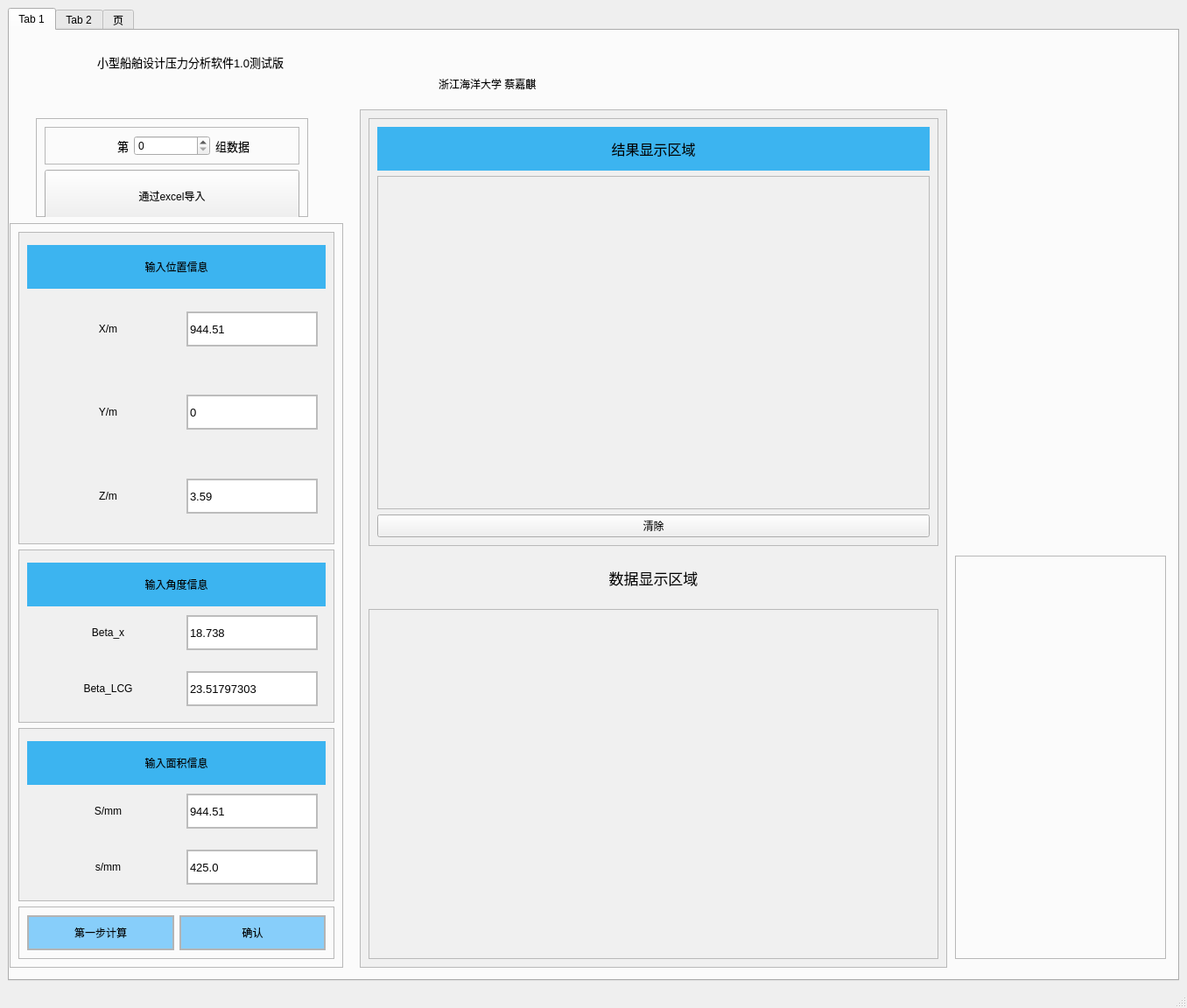
<?xml version="1.0" encoding="UTF-8"?>
<ui version="4.0">
 <class>MainWindow</class>
 <widget class="QMainWindow" name="MainWindow">
  <property name="geometry">
   <rect>
    <x>0</x>
    <y>0</y>
    <width>1356</width>
    <height>1152</height>
   </rect>
  </property>
  <property name="windowTitle">
   <string>MainWindow</string>
  </property>
  <widget class="QWidget" name="centralwidget">
   <layout class="QGridLayout" name="gridLayout">
    <item row="0" column="0">
     <widget class="QTabWidget" name="tabWidget">
      <property name="minimumSize">
       <size>
        <width>0</width>
        <height>30</height>
       </size>
      </property>
      <property name="currentIndex">
       <number>0</number>
      </property>
      <widget class="QWidget" name="tab">
       <attribute name="title">
        <string>Tab 1</string>
       </attribute>
       <widget class="QWidget" name="widget" native="true">
        <property name="geometry">
         <rect>
          <x>20</x>
          <y>10</y>
          <width>711</width>
          <height>101</height>
         </rect>
        </property>
        <widget class="QLabel" name="label">
         <property name="geometry">
          <rect>
           <x>470</x>
           <y>40</y>
           <width>231</width>
           <height>21</height>
          </rect>
         </property>
         <property name="text">
          <string>浙江海洋大学 蔡嘉麒</string>
         </property>
        </widget>
        <widget class="QLabel" name="label_2">
         <property name="geometry">
          <rect>
           <x>80</x>
           <y>10</y>
           <width>331</width>
           <height>31</height>
          </rect>
         </property>
         <property name="font">
          <font>
           <pointsize>10</pointsize>
          </font>
         </property>
         <property name="text">
          <string>小型船舶设计压力分析软件1.0测试版</string>
         </property>
        </widget>
       </widget>
       <widget class="QFrame" name="frame_6">
        <property name="geometry">
         <rect>
          <x>0</x>
          <y>220</y>
          <width>381</width>
          <height>851</height>
         </rect>
        </property>
        <property name="frameShape">
         <enum>QFrame::StyledPanel</enum>
        </property>
        <property name="frameShadow">
         <enum>QFrame::Raised</enum>
        </property>
        <layout class="QVBoxLayout" name="verticalLayout_2" stretch="1,0,0,0">
         <item>
          <widget class="QFrame" name="frame">
           <property name="minimumSize">
            <size>
             <width>0</width>
             <height>290</height>
            </size>
           </property>
           <property name="font">
            <font>
             <pointsize>10</pointsize>
            </font>
           </property>
           <property name="styleSheet">
            <string notr="true">background-color: rgb(240, 240, 240);</string>
           </property>
           <property name="frameShape">
            <enum>QFrame::StyledPanel</enum>
           </property>
           <property name="frameShadow">
            <enum>QFrame::Raised</enum>
           </property>
           <layout class="QGridLayout" name="gridLayout_5">
            <item row="0" column="0">
             <widget class="QWidget" name="widget_2" native="true">
              <property name="minimumSize">
               <size>
                <width>0</width>
                <height>50</height>
               </size>
              </property>
              <property name="maximumSize">
               <size>
                <width>16777215</width>
                <height>40</height>
               </size>
              </property>
              <property name="styleSheet">
               <string notr="true">background-color: rgb(60, 180, 240);
</string>
              </property>
              <layout class="QHBoxLayout" name="horizontalLayout">
               <item>
                <widget class="QLabel" name="Poslabel">
                 <property name="minimumSize">
                  <size>
                   <width>0</width>
                   <height>0</height>
                  </size>
                 </property>
                 <property name="styleSheet">
                  <string notr="true">background-color: rgb(60, 180, 240);
</string>
                 </property>
                 <property name="text">
                  <string>输入位置信息</string>
                 </property>
                 <property name="alignment">
                  <set>Qt::AlignCenter</set>
                 </property>
                </widget>
               </item>
              </layout>
             </widget>
            </item>
            <item row="1" column="0">
             <widget class="QWidget" name="widget_5" native="true">
              <layout class="QGridLayout" name="gridLayout_4">
               <item row="0" column="1">
                <widget class="QLineEdit" name="XlineEdit">
                 <property name="minimumSize">
                  <size>
                   <width>150</width>
                   <height>40</height>
                  </size>
                 </property>
                 <property name="maximumSize">
                  <size>
                   <width>100</width>
                   <height>16777215</height>
                  </size>
                 </property>
                 <property name="font">
                  <font>
                   <pointsize>10</pointsize>
                  </font>
                 </property>
                 <property name="styleSheet">
                  <string notr="true">background-color: rgb(255, 255, 255);
                    border: 2px solid rgb(188, 188, 188);</string>
                 </property>
                 <property name="text">
                  <string>944.51</string>
                 </property>
                </widget>
               </item>
               <item row="0" column="0">
                <widget class="QLabel" name="Xlabel">
                 <property name="text">
                  <string>X/m</string>
                 </property>
                 <property name="alignment">
                  <set>Qt::AlignCenter</set>
                 </property>
                </widget>
               </item>
              </layout>
             </widget>
            </item>
            <item row="2" column="0">
             <widget class="QWidget" name="widget_4" native="true">
              <property name="minimumSize">
               <size>
                <width>100</width>
                <height>0</height>
               </size>
              </property>
              <layout class="QGridLayout" name="gridLayout_3">
               <item row="0" column="1">
                <widget class="QLineEdit" name="YlineEdit">
                 <property name="minimumSize">
                  <size>
                   <width>150</width>
                   <height>40</height>
                  </size>
                 </property>
                 <property name="maximumSize">
                  <size>
                   <width>100</width>
                   <height>16777215</height>
                  </size>
                 </property>
                 <property name="font">
                  <font>
                   <pointsize>10</pointsize>
                  </font>
                 </property>
                 <property name="styleSheet">
                  <string notr="true">background-color: rgb(255, 255, 255);
                    border: 2px solid rgb(188, 188, 188);</string>
                 </property>
                 <property name="text">
                  <string>0</string>
                 </property>
                </widget>
               </item>
               <item row="0" column="0">
                <widget class="QLabel" name="Ylabel">
                 <property name="text">
                  <string>Y/m</string>
                 </property>
                 <property name="alignment">
                  <set>Qt::AlignCenter</set>
                 </property>
                </widget>
               </item>
              </layout>
             </widget>
            </item>
            <item row="3" column="0">
             <widget class="QWidget" name="widget_3" native="true">
              <layout class="QGridLayout" name="gridLayout_2">
               <item row="0" column="0">
                <widget class="QLabel" name="Zlabel">
                 <property name="text">
                  <string>Z/m</string>
                 </property>
                 <property name="alignment">
                  <set>Qt::AlignCenter</set>
                 </property>
                </widget>
               </item>
               <item row="0" column="1">
                <widget class="QLineEdit" name="ZlineEdit">
                 <property name="minimumSize">
                  <size>
                   <width>150</width>
                   <height>40</height>
                  </size>
                 </property>
                 <property name="maximumSize">
                  <size>
                   <width>100</width>
                   <height>16777215</height>
                  </size>
                 </property>
                 <property name="font">
                  <font>
                   <pointsize>10</pointsize>
                  </font>
                 </property>
                 <property name="styleSheet">
                  <string notr="true">background-color: rgb(255, 255, 255);
                    border: 2px solid rgb(188, 188, 188);</string>
                 </property>
                 <property name="text">
                  <string>3.59</string>
                 </property>
                </widget>
               </item>
              </layout>
             </widget>
            </item>
           </layout>
          </widget>
         </item>
         <item>
          <widget class="QFrame" name="frame_7">
           <property name="font">
            <font>
             <pointsize>10</pointsize>
            </font>
           </property>
           <property name="styleSheet">
            <string notr="true">background-color: rgb(240, 240, 240);</string>
           </property>
           <property name="frameShape">
            <enum>QFrame::StyledPanel</enum>
           </property>
           <property name="frameShadow">
            <enum>QFrame::Raised</enum>
           </property>
           <layout class="QGridLayout" name="gridLayout_14">
            <item row="2" column="0">
             <widget class="QWidget" name="widget_16" native="true">
              <property name="minimumSize">
               <size>
                <width>100</width>
                <height>0</height>
               </size>
              </property>
              <layout class="QGridLayout" name="gridLayout_16">
               <item row="0" column="1">
                <widget class="QLineEdit" name="Beta_LCGprinicipallineEdit">
                 <property name="minimumSize">
                  <size>
                   <width>150</width>
                   <height>40</height>
                  </size>
                 </property>
                 <property name="maximumSize">
                  <size>
                   <width>100</width>
                   <height>16777215</height>
                  </size>
                 </property>
                 <property name="font">
                  <font>
                   <pointsize>10</pointsize>
                  </font>
                 </property>
                 <property name="styleSheet">
                  <string notr="true">background-color: rgb(255, 255, 255);
                    border: 2px solid rgb(188, 188, 188);</string>
                 </property>
                 <property name="text">
                  <string>23.51797303</string>
                 </property>
                </widget>
               </item>
               <item row="0" column="0">
                <widget class="QLabel" name="Beta_LCGlabel">
                 <property name="text">
                  <string>Beta_LCG</string>
                 </property>
                 <property name="alignment">
                  <set>Qt::AlignCenter</set>
                 </property>
                </widget>
               </item>
              </layout>
             </widget>
            </item>
            <item row="0" column="0">
             <widget class="QWidget" name="widget_14" native="true">
              <property name="minimumSize">
               <size>
                <width>0</width>
                <height>50</height>
               </size>
              </property>
              <property name="maximumSize">
               <size>
                <width>16777215</width>
                <height>40</height>
               </size>
              </property>
              <property name="styleSheet">
               <string notr="true">background-color: rgb(60, 180, 240);
</string>
              </property>
              <layout class="QHBoxLayout" name="horizontalLayout_5">
               <item>
                <widget class="QLabel" name="Poslabel_3">
                 <property name="minimumSize">
                  <size>
                   <width>0</width>
                   <height>0</height>
                  </size>
                 </property>
                 <property name="styleSheet">
                  <string notr="true"/>
                 </property>
                 <property name="text">
                  <string>输入角度信息</string>
                 </property>
                 <property name="alignment">
                  <set>Qt::AlignCenter</set>
                 </property>
                </widget>
               </item>
              </layout>
             </widget>
            </item>
            <item row="1" column="0">
             <widget class="QWidget" name="widget_15" native="true">
              <layout class="QGridLayout" name="gridLayout_15">
               <item row="0" column="1">
                <widget class="QLineEdit" name="Beta_xPrinicipallineEdit">
                 <property name="minimumSize">
                  <size>
                   <width>150</width>
                   <height>40</height>
                  </size>
                 </property>
                 <property name="maximumSize">
                  <size>
                   <width>100</width>
                   <height>16777215</height>
                  </size>
                 </property>
                 <property name="font">
                  <font>
                   <pointsize>10</pointsize>
                  </font>
                 </property>
                 <property name="styleSheet">
                  <string notr="true">background-color: rgb(255, 255, 255);
                    border: 2px solid rgb(188, 188, 188);</string>
                 </property>
                 <property name="text">
                  <string>18.738</string>
                 </property>
                </widget>
               </item>
               <item row="0" column="0">
                <widget class="QLabel" name="Beta_xlabel">
                 <property name="text">
                  <string>Beta_x</string>
                 </property>
                 <property name="alignment">
                  <set>Qt::AlignCenter</set>
                 </property>
                </widget>
               </item>
              </layout>
             </widget>
            </item>
           </layout>
          </widget>
         </item>
         <item>
          <widget class="QFrame" name="frame_8">
           <property name="font">
            <font>
             <pointsize>10</pointsize>
            </font>
           </property>
           <property name="styleSheet">
            <string notr="true">background-color: rgb(240, 240, 240);</string>
           </property>
           <property name="frameShape">
            <enum>QFrame::StyledPanel</enum>
           </property>
           <property name="frameShadow">
            <enum>QFrame::Raised</enum>
           </property>
           <layout class="QGridLayout" name="gridLayout_17">
            <item row="2" column="0">
             <widget class="QWidget" name="widget_17" native="true">
              <property name="minimumSize">
               <size>
                <width>100</width>
                <height>0</height>
               </size>
              </property>
              <layout class="QGridLayout" name="gridLayout_18">
               <item row="0" column="1">
                <widget class="QLineEdit" name="s_mmprinicipallineEdit">
                 <property name="minimumSize">
                  <size>
                   <width>150</width>
                   <height>40</height>
                  </size>
                 </property>
                 <property name="maximumSize">
                  <size>
                   <width>100</width>
                   <height>16777215</height>
                  </size>
                 </property>
                 <property name="font">
                  <font>
                   <pointsize>10</pointsize>
                  </font>
                 </property>
                 <property name="styleSheet">
                  <string notr="true">background-color: rgb(255, 255, 255);
                    border: 2px solid rgb(188, 188, 188);</string>
                 </property>
                 <property name="text">
                  <string>425.0</string>
                 </property>
                </widget>
               </item>
               <item row="0" column="0">
                <widget class="QLabel" name="s_mmlabel">
                 <property name="text">
                  <string>s/mm</string>
                 </property>
                 <property name="alignment">
                  <set>Qt::AlignCenter</set>
                 </property>
                </widget>
               </item>
              </layout>
             </widget>
            </item>
            <item row="0" column="0">
             <widget class="QWidget" name="widget_18" native="true">
              <property name="minimumSize">
               <size>
                <width>0</width>
                <height>50</height>
               </size>
              </property>
              <property name="maximumSize">
               <size>
                <width>16777215</width>
                <height>40</height>
               </size>
              </property>
              <property name="styleSheet">
               <string notr="true">background-color: rgb(60, 180, 240);
</string>
              </property>
              <layout class="QHBoxLayout" name="horizontalLayout_6">
               <item>
                <widget class="QLabel" name="Poslabel_4">
                 <property name="minimumSize">
                  <size>
                   <width>0</width>
                   <height>0</height>
                  </size>
                 </property>
                 <property name="text">
                  <string>输入面积信息</string>
                 </property>
                 <property name="alignment">
                  <set>Qt::AlignCenter</set>
                 </property>
                </widget>
               </item>
              </layout>
             </widget>
            </item>
            <item row="1" column="0">
             <widget class="QWidget" name="widget_19" native="true">
              <layout class="QGridLayout" name="gridLayout_19">
               <item row="0" column="1">
                <widget class="QLineEdit" name="S_mmPrinicipallineEdit">
                 <property name="minimumSize">
                  <size>
                   <width>150</width>
                   <height>40</height>
                  </size>
                 </property>
                 <property name="maximumSize">
                  <size>
                   <width>100</width>
                   <height>16777215</height>
                  </size>
                 </property>
                 <property name="font">
                  <font>
                   <pointsize>10</pointsize>
                  </font>
                 </property>
                 <property name="styleSheet">
                  <string notr="true">background-color: rgb(255, 255, 255);
                    border: 2px solid rgb(188, 188, 188);</string>
                 </property>
                 <property name="text">
                  <string>944.51</string>
                 </property>
                </widget>
               </item>
               <item row="0" column="0">
                <widget class="QLabel" name="S_mmlabel">
                 <property name="text">
                  <string>S/mm</string>
                 </property>
                 <property name="alignment">
                  <set>Qt::AlignCenter</set>
                 </property>
                </widget>
               </item>
              </layout>
             </widget>
            </item>
           </layout>
          </widget>
         </item>
         <item>
          <widget class="QFrame" name="frame_5">
           <property name="frameShape">
            <enum>QFrame::StyledPanel</enum>
           </property>
           <property name="frameShadow">
            <enum>QFrame::Raised</enum>
           </property>
           <layout class="QHBoxLayout" name="horizontalLayout_4">
            <item>
             <widget class="QPushButton" name="calculateButton">
              <property name="minimumSize">
               <size>
                <width>0</width>
                <height>40</height>
               </size>
              </property>
              <property name="styleSheet">
               <string notr="true">background-color: rgb(135, 206, 250);
border: 2px solid rgb(180, 180, 180);
border-radius: 10px；
</string>
              </property>
              <property name="text">
               <string>第一步计算</string>
              </property>
             </widget>
            </item>
            <item>
             <widget class="QPushButton" name="dataInputCheck">
              <property name="minimumSize">
               <size>
                <width>0</width>
                <height>40</height>
               </size>
              </property>
              <property name="styleSheet">
               <string notr="true">background-color: rgb(135, 206, 250);
border: 2px solid rgb(180, 180, 180);
border-radius: 10px；
</string>
              </property>
              <property name="text">
               <string>确认</string>
              </property>
             </widget>
            </item>
           </layout>
          </widget>
         </item>
        </layout>
       </widget>
       <widget class="QFrame" name="frame_9">
        <property name="geometry">
         <rect>
          <x>30</x>
          <y>100</y>
          <width>311</width>
          <height>113</height>
         </rect>
        </property>
        <property name="frameShape">
         <enum>QFrame::StyledPanel</enum>
        </property>
        <property name="frameShadow">
         <enum>QFrame::Raised</enum>
        </property>
        <layout class="QVBoxLayout" name="verticalLayout_4">
         <item>
          <widget class="QFrame" name="frame_4">
           <property name="frameShape">
            <enum>QFrame::StyledPanel</enum>
           </property>
           <property name="frameShadow">
            <enum>QFrame::Raised</enum>
           </property>
           <layout class="QHBoxLayout" name="horizontalLayout_3">
            <item>
             <widget class="QLabel" name="label_4">
              <property name="font">
               <font>
                <pointsize>10</pointsize>
               </font>
              </property>
              <property name="text">
               <string>第</string>
              </property>
              <property name="alignment">
               <set>Qt::AlignRight|Qt::AlignTrailing|Qt::AlignVCenter</set>
              </property>
             </widget>
            </item>
            <item>
             <widget class="QSpinBox" name="spinBox"/>
            </item>
            <item>
             <widget class="QLabel" name="label_5">
              <property name="font">
               <font>
                <pointsize>10</pointsize>
               </font>
              </property>
              <property name="text">
               <string>组数据</string>
              </property>
             </widget>
            </item>
           </layout>
          </widget>
         </item>
         <item>
          <widget class="QPushButton" name="pushButton_2">
           <property name="minimumSize">
            <size>
             <width>120</width>
             <height>60</height>
            </size>
           </property>
           <property name="maximumSize">
            <size>
             <width>300</width>
             <height>100</height>
            </size>
           </property>
           <property name="text">
            <string>通过excel导入</string>
           </property>
          </widget>
         </item>
        </layout>
       </widget>
       <widget class="QFrame" name="frame_10">
        <property name="geometry">
         <rect>
          <x>400</x>
          <y>90</y>
          <width>671</width>
          <height>981</height>
         </rect>
        </property>
        <property name="styleSheet">
         <string notr="true">background-color: rgb(240, 240, 240);</string>
        </property>
        <property name="frameShape">
         <enum>QFrame::StyledPanel</enum>
        </property>
        <property name="frameShadow">
         <enum>QFrame::Raised</enum>
        </property>
        <layout class="QVBoxLayout" name="verticalLayout_3">
         <item>
          <widget class="QFrame" name="frame_3">
           <property name="frameShape">
            <enum>QFrame::StyledPanel</enum>
           </property>
           <property name="frameShadow">
            <enum>QFrame::Raised</enum>
           </property>
           <layout class="QGridLayout" name="gridLayout_6">
            <item row="3" column="0">
             <widget class="QPushButton" name="pushButton">
              <property name="text">
               <string>清除</string>
              </property>
             </widget>
            </item>
            <item row="0" column="0">
             <widget class="QLabel" name="label_3">
              <property name="minimumSize">
               <size>
                <width>0</width>
                <height>50</height>
               </size>
              </property>
              <property name="font">
               <font>
                <pointsize>12</pointsize>
               </font>
              </property>
              <property name="styleSheet">
               <string notr="true">background-color: rgb(60, 180, 240);
</string>
              </property>
              <property name="text">
               <string>结果显示区域</string>
              </property>
              <property name="alignment">
               <set>Qt::AlignCenter</set>
              </property>
             </widget>
            </item>
            <item row="2" column="0">
             <widget class="QTextBrowser" name="outputText"/>
            </item>
           </layout>
          </widget>
         </item>
         <item>
          <widget class="QLabel" name="label_6">
           <property name="minimumSize">
            <size>
             <width>0</width>
             <height>60</height>
            </size>
           </property>
           <property name="font">
            <font>
             <pointsize>13</pointsize>
            </font>
           </property>
           <property name="text">
            <string>数据显示区域</string>
           </property>
           <property name="alignment">
            <set>Qt::AlignCenter</set>
           </property>
          </widget>
         </item>
         <item>
          <widget class="QFrame" name="frameShowCSV">
           <property name="minimumSize">
            <size>
             <width>0</width>
             <height>400</height>
            </size>
           </property>
           <property name="frameShape">
            <enum>QFrame::StyledPanel</enum>
           </property>
           <property name="frameShadow">
            <enum>QFrame::Raised</enum>
           </property>
          </widget>
         </item>
        </layout>
       </widget>
       <widget class="QFrame" name="frameShowResult">
        <property name="geometry">
         <rect>
          <x>1080</x>
          <y>600</y>
          <width>241</width>
          <height>461</height>
         </rect>
        </property>
        <property name="frameShape">
         <enum>QFrame::StyledPanel</enum>
        </property>
        <property name="frameShadow">
         <enum>QFrame::Raised</enum>
        </property>
       </widget>
      </widget>
      <widget class="QWidget" name="tab_2">
       <attribute name="title">
        <string>Tab 2</string>
       </attribute>
       <widget class="QFrame" name="frame_2">
        <property name="geometry">
         <rect>
          <x>10</x>
          <y>10</y>
          <width>321</width>
          <height>591</height>
         </rect>
        </property>
        <property name="styleSheet">
         <string notr="true">background-color: rgb(240, 240, 240);</string>
        </property>
        <property name="frameShape">
         <enum>QFrame::StyledPanel</enum>
        </property>
        <property name="frameShadow">
         <enum>QFrame::Raised</enum>
        </property>
        <layout class="QVBoxLayout" name="verticalLayout" stretch="1,0,0,0,0,0,0,0">
         <item>
          <widget class="QWidget" name="widget_6" native="true">
           <property name="minimumSize">
            <size>
             <width>0</width>
             <height>40</height>
            </size>
           </property>
           <property name="maximumSize">
            <size>
             <width>16777215</width>
             <height>40</height>
            </size>
           </property>
           <property name="styleSheet">
            <string notr="true">background-color: rgb(124, 227, 255);</string>
           </property>
           <layout class="QHBoxLayout" name="horizontalLayout_2">
            <item>
             <widget class="QLabel" name="Poslabel_2">
              <property name="minimumSize">
               <size>
                <width>0</width>
                <height>0</height>
               </size>
              </property>
              <property name="text">
               <string>参数</string>
              </property>
              <property name="alignment">
               <set>Qt::AlignCenter</set>
              </property>
             </widget>
            </item>
           </layout>
          </widget>
         </item>
         <item>
          <widget class="QWidget" name="widget_7" native="true">
           <layout class="QGridLayout" name="gridLayout_7">
            <item row="0" column="1">
             <widget class="QLineEdit" name="LPrinicipallineEdit">
              <property name="minimumSize">
               <size>
                <width>150</width>
                <height>40</height>
               </size>
              </property>
              <property name="maximumSize">
               <size>
                <width>100</width>
                <height>16777215</height>
               </size>
              </property>
              <property name="styleSheet">
               <string notr="true">background-color: rgb(255, 255, 255);
                    border: 2px solid rgb(188, 188, 188);</string>
              </property>
              <property name="text">
               <string>14.95</string>
              </property>
             </widget>
            </item>
            <item row="0" column="0">
             <widget class="QLabel" name="LPrinicipallabel">
              <property name="text">
               <string>L/m</string>
              </property>
              <property name="alignment">
               <set>Qt::AlignCenter</set>
              </property>
             </widget>
            </item>
           </layout>
          </widget>
         </item>
         <item>
          <widget class="QWidget" name="widget_11" native="true">
           <property name="minimumSize">
            <size>
             <width>100</width>
             <height>0</height>
            </size>
           </property>
           <layout class="QGridLayout" name="gridLayout_11">
            <item row="0" column="1">
             <widget class="QLineEdit" name="DPrinicipallineEdit">
              <property name="minimumSize">
               <size>
                <width>150</width>
                <height>40</height>
               </size>
              </property>
              <property name="maximumSize">
               <size>
                <width>100</width>
                <height>16777215</height>
               </size>
              </property>
              <property name="styleSheet">
               <string notr="true">background-color: rgb(255, 255, 255);
                    border: 2px solid rgb(188, 188, 188);</string>
              </property>
              <property name="text">
               <string>2.31</string>
              </property>
             </widget>
            </item>
            <item row="0" column="0">
             <widget class="QLabel" name="DPrinicipallabel">
              <property name="text">
               <string>D/m</string>
              </property>
              <property name="alignment">
               <set>Qt::AlignCenter</set>
              </property>
             </widget>
            </item>
           </layout>
          </widget>
         </item>
         <item>
          <widget class="QWidget" name="widget_8" native="true">
           <property name="minimumSize">
            <size>
             <width>100</width>
             <height>0</height>
            </size>
           </property>
           <layout class="QGridLayout" name="gridLayout_8">
            <item row="0" column="1">
             <widget class="QLineEdit" name="CBPrinicipallineEdit">
              <property name="minimumSize">
               <size>
                <width>150</width>
                <height>40</height>
               </size>
              </property>
              <property name="maximumSize">
               <size>
                <width>100</width>
                <height>16777215</height>
               </size>
              </property>
              <property name="styleSheet">
               <string notr="true">background-color: rgb(255, 255, 255);
                    border: 2px solid rgb(188, 188, 188);</string>
              </property>
              <property name="text">
               <string>0.324</string>
              </property>
             </widget>
            </item>
            <item row="0" column="0">
             <widget class="QLabel" name="CBPrinicipallabel">
              <property name="text">
               <string>CB</string>
              </property>
              <property name="alignment">
               <set>Qt::AlignCenter</set>
              </property>
             </widget>
            </item>
           </layout>
          </widget>
         </item>
         <item>
          <widget class="QWidget" name="widget_10" native="true">
           <property name="minimumSize">
            <size>
             <width>100</width>
             <height>0</height>
            </size>
           </property>
           <layout class="QGridLayout" name="gridLayout_10">
            <item row="0" column="1">
             <widget class="QLineEdit" name="CSPrinicipallineEdit">
              <property name="minimumSize">
               <size>
                <width>150</width>
                <height>40</height>
               </size>
              </property>
              <property name="maximumSize">
               <size>
                <width>100</width>
                <height>16777215</height>
               </size>
              </property>
              <property name="styleSheet">
               <string notr="true">background-color: rgb(255, 255, 255);
                    border: 2px solid rgb(188, 188, 188);</string>
              </property>
              <property name="text">
               <string>3.806</string>
              </property>
             </widget>
            </item>
            <item row="0" column="0">
             <widget class="QLabel" name="CSPrinicipallabel">
              <property name="text">
               <string>CS/m</string>
              </property>
              <property name="alignment">
               <set>Qt::AlignCenter</set>
              </property>
             </widget>
            </item>
           </layout>
          </widget>
         </item>
         <item>
          <widget class="QWidget" name="widget_9" native="true">
           <layout class="QGridLayout" name="gridLayout_9">
            <item row="0" column="1">
             <widget class="QLineEdit" name="TPrinicipallineEdit">
              <property name="minimumSize">
               <size>
                <width>150</width>
                <height>40</height>
               </size>
              </property>
              <property name="maximumSize">
               <size>
                <width>100</width>
                <height>16777215</height>
               </size>
              </property>
              <property name="styleSheet">
               <string notr="true">background-color: rgb(255, 255, 255);
                    border: 2px solid rgb(188, 188, 188);</string>
              </property>
              <property name="text">
               <string>0.823</string>
              </property>
             </widget>
            </item>
            <item row="0" column="0">
             <widget class="QLabel" name="TPrinicipallabel">
              <property name="text">
               <string>T/m</string>
              </property>
              <property name="alignment">
               <set>Qt::AlignCenter</set>
              </property>
             </widget>
            </item>
           </layout>
          </widget>
         </item>
         <item>
          <widget class="QWidget" name="widget_12" native="true">
           <property name="minimumSize">
            <size>
             <width>100</width>
             <height>0</height>
            </size>
           </property>
           <layout class="QGridLayout" name="gridLayout_12">
            <item row="0" column="1">
             <widget class="QLineEdit" name="deltaPrinicipallineEdit">
              <property name="minimumSize">
               <size>
                <width>150</width>
                <height>40</height>
               </size>
              </property>
              <property name="maximumSize">
               <size>
                <width>100</width>
                <height>16777215</height>
               </size>
              </property>
              <property name="styleSheet">
               <string notr="true">background-color: rgb(255, 255, 255);
                    border: 2px solid rgb(188, 188, 188);</string>
              </property>
              <property name="text">
               <string>14.78</string>
              </property>
             </widget>
            </item>
            <item row="0" column="0">
             <widget class="QLabel" name="deltaPrinicipallabel">
              <property name="text">
               <string>delta/t</string>
              </property>
              <property name="alignment">
               <set>Qt::AlignCenter</set>
              </property>
             </widget>
            </item>
           </layout>
          </widget>
         </item>
         <item>
          <widget class="QWidget" name="widget_13" native="true">
           <property name="minimumSize">
            <size>
             <width>100</width>
             <height>0</height>
            </size>
           </property>
           <layout class="QGridLayout" name="gridLayout_13">
            <item row="0" column="1">
             <widget class="QLineEdit" name="VknotPrinicipallineEdit">
              <property name="minimumSize">
               <size>
                <width>150</width>
                <height>40</height>
               </size>
              </property>
              <property name="maximumSize">
               <size>
                <width>100</width>
                <height>16777215</height>
               </size>
              </property>
              <property name="styleSheet">
               <string notr="true">background-color: rgb(255, 255, 255);
                    border: 2px solid rgb(188, 188, 188);</string>
              </property>
              <property name="text">
               <string>45</string>
              </property>
             </widget>
            </item>
            <item row="0" column="0">
             <widget class="QLabel" name="Vlabel">
              <property name="text">
               <string>V/knot</string>
              </property>
              <property name="alignment">
               <set>Qt::AlignCenter</set>
              </property>
             </widget>
            </item>
           </layout>
          </widget>
         </item>
        </layout>
       </widget>
      </widget>
      <widget class="QWidget" name="tab_3">
       <attribute name="title">
        <string>页</string>
       </attribute>
      </widget>
     </widget>
    </item>
   </layout>
  </widget>
  <widget class="QMenuBar" name="menubar">
   <property name="geometry">
    <rect>
     <x>0</x>
     <y>0</y>
     <width>1356</width>
     <height>17</height>
    </rect>
   </property>
  </widget>
  <widget class="QStatusBar" name="statusbar"/>
 </widget>
 <resources/>
 <connections/>
</ui>
